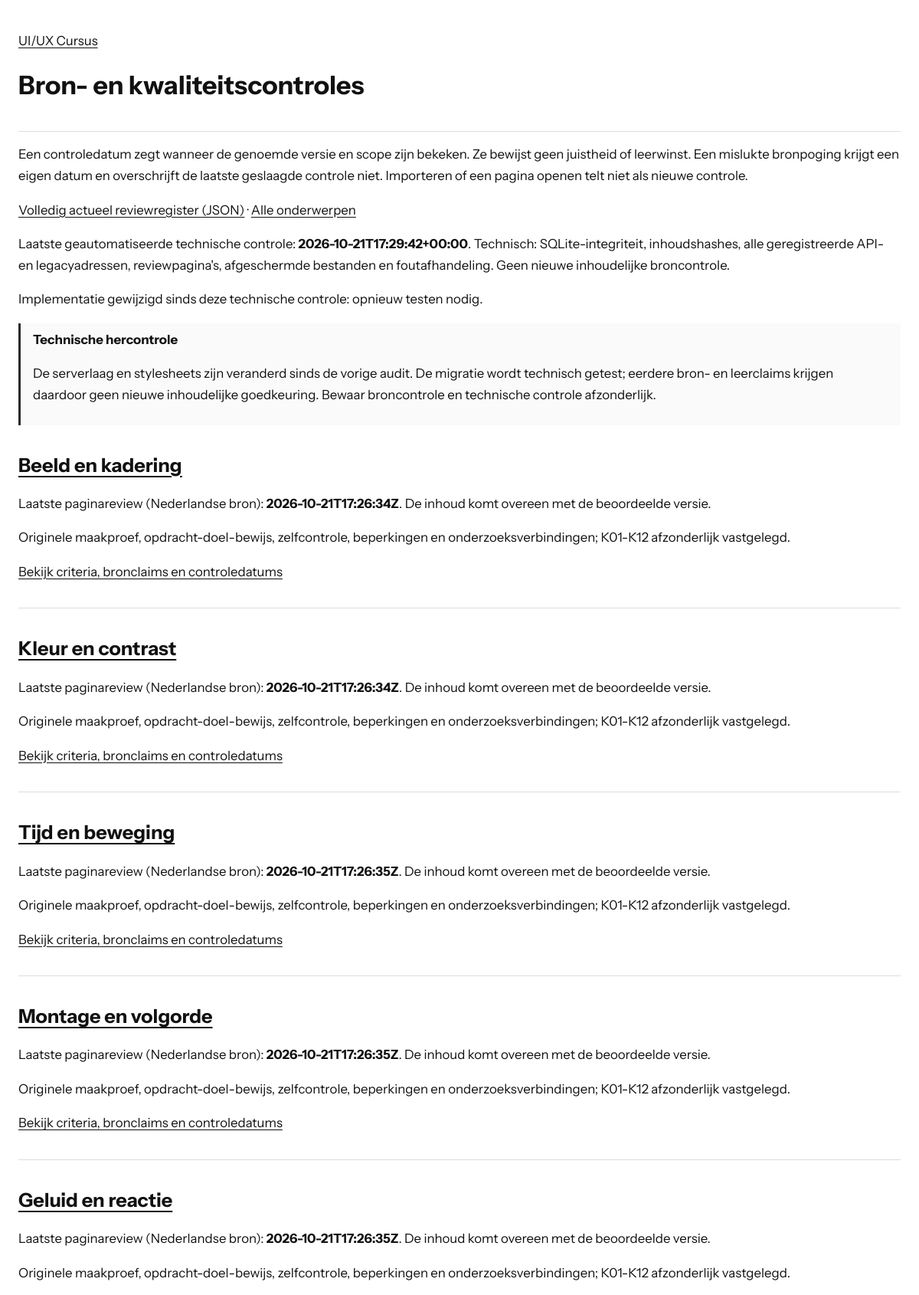
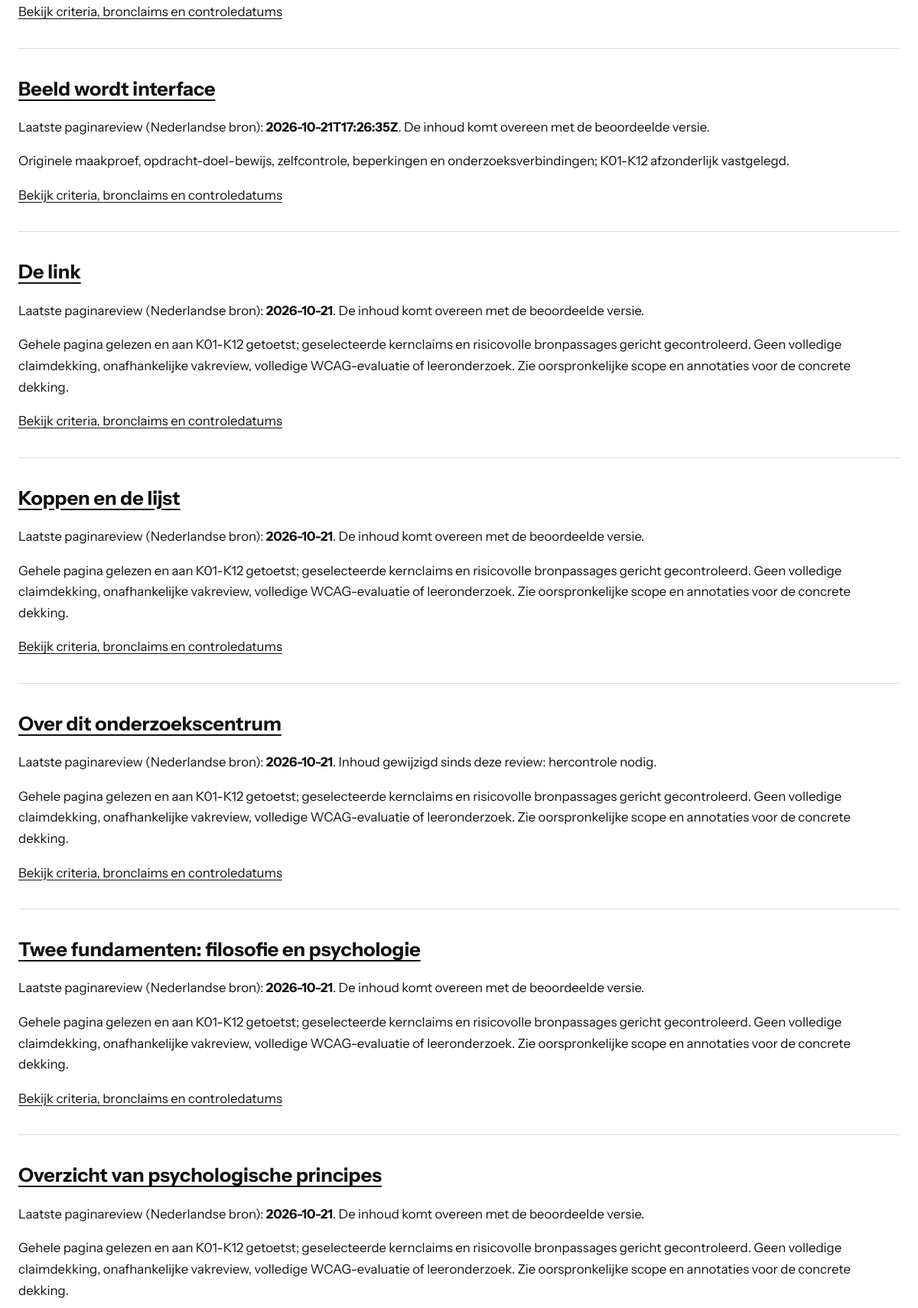
The app's page /checks.php (upper part) with its own data (2 pictures, top to bottom).
### tables this page shows
CREATE TABLE metadata (key TEXT PRIMARY KEY, value TEXT NOT NULL);

CREATE TABLE criterion_checks (
    topic_id TEXT NOT NULL REFERENCES topics(id), criterion TEXT NOT NULL,
    status TEXT NOT NULL, evidence TEXT NOT NULL, last_checked_at TEXT,
    checked_hash TEXT NOT NULL, PRIMARY KEY(topic_id,criterion)
);

### lib/course.php (called while the page is built, shortened)
<?php
function course_decode(string $value): array
{
    return json_decode($value, true, 512, JSON_THROW_ON_ERROR);
}
function course_meta(PDO $db, string $key): array
{
    $q = $db->prepare('SELECT value FROM metadata WHERE key = ?');
    $q->execute([$key]);
    $value = $q->fetchColumn();
    return $value === false ? [] : course_decode($value);
}
function course_topics(PDO $db): array
{
    $q = $db->prepare('SELECT id, metadata_json FROM topics ORDER BY position');
    $q->execute();
    return array_map(static function (array $row): array {
        $topic = course_decode($row['metadata_json']);
        $topic['contentFile'] = 'api.php?resource=content&id=' . rawurlencode($row['id']) . '&lang=nl';
        return $topic;
    }, $q->fetchAll());
}
function course_review(PDO $db, string $id): ?array
{
    $q = $db->prepare('SELECT p.*, c.content_hash FROM page_reviews p JOIN contents c ON c.topic_id=p.topic_id AND c.lang=? WHERE p.topic_id=?');
    $q->execute(['nl', $id]);
    $row = $q->fetch();
    $review = course_decode($row['review_json']);
    $review['review_language'] = 'nl';
    $review['last_checked_at'] = $row['last_checked_at'];
    $review['checked_hash'] = $row['checked_hash'];
    $review['current_hash'] = $row['content_hash'];
    $review['needs_content_review'] = $row['checked_hash'] !== $row['content_hash'];
    $q = $db->prepare('SELECT * FROM criterion_checks WHERE topic_id=? ORDER BY criterion');
    $q->execute([$id]);
    foreach ($q as $item) {
        $review['criteria'][$item['criterion']] = [
            'status' => $item['status'], 'evidence' => $item['evidence'],
            'last_checked_at' => $item['last_checked_at'], 'checked_hash' => $item['checked_hash'],
            'needs_review' => $item['checked_hash'] !== $row['content_hash'],
        ];
    }
    $q = $db->prepare('SELECT * FROM claims WHERE topic_id=? ORDER BY id');
    $q->execute([$id]);
    $review['claims'] = [];
    foreach ($q as $item) {
        $claim = course_decode($item['claim_json']);
        $claim['verification'] = $item['verification'];
        $claim['last_attempted_at'] = $item['last_attempted_at'];
        $claim['last_checked_at'] = $item['last_checked_at'];
        $claim['checked_hash'] = $item['checked_hash'];
        $claim['needs_review'] = $item['last_checked_at'] === null || $item['checked_hash'] !== $row['content_hash'];
        $review['claims'][] = $claim;
    }
    return $review;
}
function course_dependencies(PDO $db): array
{
    $expected = course_meta($db, 'audit')['dependency_hashes'] ?? [];
    $result = [];
    foreach ($expected as $file => $hash) {
        $path = COURSE_ROOT . '/' . $file;
        $current = is_file($path) ? hash_file('sha256', $path) : null;
        $result[] = ['file' => $file, 'checked_hash' => $hash, 'current_hash' => $current, 'needs_review' => $current !== $hash];
    }
    return $result;
}
function course_reviews(PDO $db): array
{
    $audit = course_meta($db, 'audit');
    $audit['records'] = [];
    $audit['claim_status_counts'] = [];
    foreach (course_topics($db) as $topic) {
        $review = course_review($db, $topic['id']);
        foreach ($review['claims'] as $claim) {
            $status = $claim['verification'];
            $audit['claim_status_counts'][$status] = ($audit['claim_status_counts'][$status] ?? 0) + 1;
        }
        $audit['records'][] = $review;
    }
    $audit['dependency_review'] = course_dependencies($db);
    $audit['original_audit_counts'] = ['pages' => $audit['page_count'] ?? null, 'criteria' => $audit['criterion_record_count'] ?? null];
    $audit['page_count'] = count($audit['records']);
    $audit['claim_annotation_count'] = array_sum($audit['claim_status_counts']);
    $audit['criterion_record_count'] = array_sum(array_map(static fn(array $record): int => count($record['criteria']), $audit['records']));
    $audit['unreviewed_page_count'] = count(array_filter($audit['records'], static fn(array $record): bool => $record['last_checked_at'] === null));
    $audit['scope_note'] = 'De oorspronkelijke auditscope betreft het archief van 53 pagina’s. De zes praktijkonderwerpen hebben afzonderlijke scope, controledatums en open punten.';
    $audit['technical_validation'] = course_meta($db, 'technical_validation');
    $audit['storage'] = 'SQLite; oorspronkelijke reviewdata blijven behouden bij migratie';
    return $audit;
}
function course_e(mixed $text): string
{
    return htmlspecialchars((string)$text, ENT_QUOTES | ENT_SUBSTITUTE, 'UTF-8');
}

### checks.php (the view, shortened to what this page needs)
<?php
require_once __DIR__ . '/lib/course.php';
try {
    $db = course_db();
    $topics = course_topics($db);
    $selected = isset($_GET['topic']) ? course_slug($_GET['topic']) : null;
    $review = $selected !== null ? course_review($db, $selected) : null;
    $reviews = $selected === null ? course_reviews($db)['records'] : [$review];
} catch (Throwable $error) {
    error_log('Course checks: ' . $error->getMessage());
    http_response_code(503);
    exit('De controles zijn tijdelijk niet beschikbaar.');
}
?>
<!doctype html>
<html lang="nl"><head><meta charset="utf-8"><meta name="viewport" content="width=device-width,initial-scale=1">
<title>Bron- en kwaliteitscontroles - UI/UX Cursus</title><link rel="stylesheet" href="styles/checks.css?v=instrument1"></head>
<body><header><a href="index.php">UI/UX Cursus</a><h1>Bron- en kwaliteitscontroles</h1></header><main>
<p>Een controledatum zegt wanneer de genoemde versie en scope zijn bekeken. Ze bewijst geen juistheid of leerwinst. Een mislukte bronpoging krijgt een eigen datum en overschrijft de laatste geslaagde controle niet. Importeren of een pagina openen telt niet als nieuwe controle.</p>
<p><a href="api.php?resource=reviews">Volledig actueel reviewregister (JSON)</a> · <a href="checks.php">Alle onderwerpen</a></p>
<?php $technical = course_meta($db, 'technical_validation'); if ($technical): ?>
<p>Laatste geautomatiseerde technische controle: <strong><?= course_e($technical['validated_at']) ?></strong>. <?= course_e($technical['scope']) ?></p>
<?php $technicalChanged = array_filter($technical['file_hashes'], static fn(string $hash, string $file): bool => !is_file(COURSE_ROOT . '/' . $file) || hash_file('sha256', COURSE_ROOT . '/' . $file) !== $hash, ARRAY_FILTER_USE_BOTH); if ($technicalChanged): ?><p>Implementatie gewijzigd sinds deze technische controle: opnieuw testen nodig.</p><?php endif; ?>
<?php endif; ?>
<?php $changed = array_filter(course_dependencies($db), static fn(array $r): bool => $r['needs_review']); ?>
<?php if ($changed): ?><aside><strong>Technische hercontrole</strong><p>De serverlaag en stylesheets zijn veranderd sinds de vorige audit. De migratie wordt technisch getest; eerdere bron- en leerclaims krijgen daardoor geen nieuwe inhoudelijke goedkeuring. Bewaar broncontrole en technische controle afzonderlijk.</p></aside><?php endif; ?>
<?php foreach ($reviews as $item): ?>
<section><h2><a href="index.php?topic=<?= course_e($item['id']) ?>#<?= course_e($item['id']) ?>"><?= course_e(array_values(array_filter($topics, static fn(array $t): bool => $t['id'] === $item['id']))[0]['titel']) ?></a></h2>
<p>Laatste paginareview (Nederlandse bron): <strong><?= course_e($item['last_checked_at'] ?? 'nog niet gecontroleerd') ?></strong>. <?= !$item['last_checked_at'] ? 'Nog niet inhoudelijk beoordeeld.' : ($item['needs_content_review'] ? 'Inhoud gewijzigd sinds deze review: hercontrole nodig.' : 'De inhoud komt overeen met de beoordeelde versie.') ?></p>
<p><?= course_e($item['review_scope'] ?? '') ?></p>
<?php if ($selected === null): ?><p><a href="checks.php?topic=<?= course_e($item['id']) ?>">Bekijk criteria, bronclaims en controledatums</a></p><?php endif; ?></section>
<?php endforeach; ?>
</main></body></html>

### styles/checks.css (style rules this page uses)
:root { color-scheme: light; }
body { max-width: 76rem; margin: auto; padding: 1.5rem; color: #111; background: white; font: 1.05rem/1.65 "Instrument Sans",system-ui,sans-serif; }
h1,h2,h3,h4 { font-family: "Instrument Sans",system-ui,sans-serif; line-height: 1.25; overflow-wrap: anywhere; }
header,section,article { padding-block: 1rem; border-bottom: 1px solid #ddd; }
a { color: inherit; text-underline-offset: .2em; }
aside { border-left: 3px solid #292929; padding: .5rem 1rem; background: #fafafa; }

### records on screen
metadata: value "2026-10-21T17:29:42+00:00", value "Technisch: SQLite-integriteit, inhoudshashes, alle geregistreerde API- en legacyadressen, reviewpagina's, afgeschermde bestanden en foutafhandeling. Geen nieuwe inhoudelijke broncontrole."
criterion_checks: topic "Beeld en kadering", last_checked_at "2026-10-21T17:26:34Z", shows "De inhoud komt overeen met de beoordeelde versie.", review_scope "Originele maakproef, opdracht-doel-bewijs, zelfcontrole, beperkingen en onderzoeksverbindingen; K01-K12 afzonderlijk vastgelegd."
criterion_checks: topic "Kleur en contrast", last_checked_at "2026-10-21T17:26:34Z", shows "De inhoud komt overeen met de beoordeelde versie.", review_scope "Originele maakproef, opdracht-doel-bewijs, zelfcontrole, beperkingen en onderzoeksverbindingen; K01-K12 afzonderlijk vastgelegd."

### other values on screen
course_e($item['last_checked_at'] ?? 'nog niet gecontroleerd') "2026-10-21T17:26:35Z"
course_e($item['review_scope'] ?? '') "Originele maakproef, opdracht-doel-bewijs, zelfcontrole, beperkingen en onderzoeksverbindingen; K01-K12 afzonderlijk vastgelegd."
course_e($item['last_checked_at'] ?? 'nog niet gecontroleerd') "2026-10-21"
